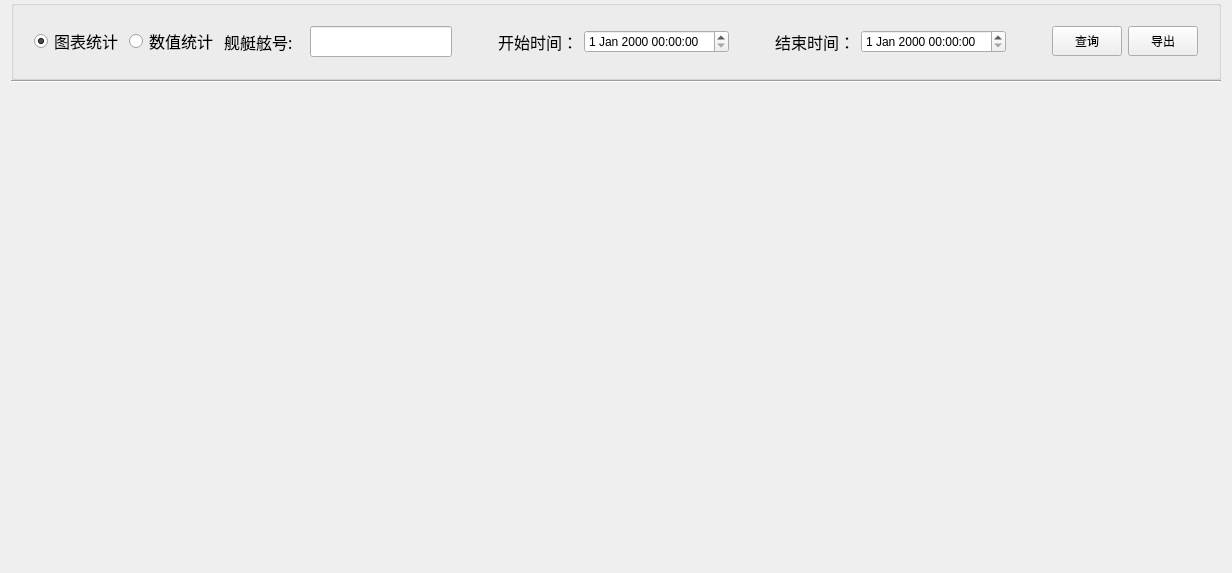
          <widget class="QWidget" name="page_main_statistics_chart">
           <property name="styleSheet">
            <string notr="true">QWidget#page_main_statistics_chart{
border-image: url(:/new/prefix1/Diagnosis_Image/BG_new.png);}</string>
           </property>
           <layout class="QVBoxLayout" name="verticalLayout_39">
            <property name="spacing">
             <number>0</number>
            </property>
            <property name="topMargin">
             <number>0</number>
            </property>
            <property name="bottomMargin">
             <number>0</number>
            </property>
            <item>
             <widget class="QGroupBox" name="groupBox_records_query_top_2">
              <property name="minimumSize">
               <size>
                <width>0</width>
                <height>80</height>
               </size>
              </property>
              <property name="maximumSize">
               <size>
                <width>16777215</width>
                <height>80</height>
               </size>
              </property>
              <property name="styleSheet">
               <string notr="true">QGroupBox#groupBox_information_feedback_top{
border: 2px solid #8f8f91;}    
</string>
              </property>
              <property name="title">
               <string/>
              </property>
              <layout class="QHBoxLayout" name="horizontalLayout_44">
               <property name="leftMargin">
                <number>11</number>
               </property>
               <property name="topMargin">
                <number>0</number>
               </property>
               <property name="rightMargin">
                <number>11</number>
               </property>
               <property name="bottomMargin">
                <number>0</number>
               </property>
               <item>
                <widget class="QWidget" name="widget_7" native="true">
                 <layout class="QHBoxLayout" name="horizontalLayout_45">
                  <item>
                   <widget class="QRadioButton" name="RbChartShow">
                    <property name="font">
                     <font>
                      <family>微软雅黑</family>
                      <pointsize>12</pointsize>
                      <weight>50</weight>
                      <italic>false</italic>
                      <bold>false</bold>
                     </font>
                    </property>
                    <property name="text">
                     <string>图表统计</string>
                    </property>
                    <property name="checked">
                     <bool>true</bool>
                    </property>
                   </widget>
                  </item>
                  <item>
                   <widget class="QRadioButton" name="RbTableShow">
                    <property name="font">
                     <font>
                      <family>微软雅黑</family>
                      <pointsize>12</pointsize>
                      <weight>50</weight>
                      <italic>false</italic>
                      <bold>false</bold>
                     </font>
                    </property>
                    <property name="text">
                     <string>数值统计</string>
                    </property>
                   </widget>
                  </item>
                  <item>
                   <widget class="QWidget" name="widget_records_query_top_4" native="true">
                    <layout class="QHBoxLayout" name="horizontalLayout_46">
                     <property name="leftMargin">
                      <number>0</number>
                     </property>
                     <property name="topMargin">
                      <number>0</number>
                     </property>
                     <property name="rightMargin">
                      <number>0</number>
                     </property>
                     <property name="bottomMargin">
                      <number>0</number>
                     </property>
                     <item>
                      <widget class="QLabel" name="label_record_query_boat_number_sign_2">
                       <property name="minimumSize">
                        <size>
                         <width>80</width>
                         <height>0</height>
                        </size>
                       </property>
                       <property name="maximumSize">
                        <size>
                         <width>80</width>
                         <height>16777215</height>
                        </size>
                       </property>
                       <property name="font">
                        <font>
                         <family>微软雅黑</family>
                         <pointsize>12</pointsize>
                         <weight>50</weight>
                         <italic>false</italic>
                         <bold>false</bold>
                        </font>
                       </property>
                       <property name="styleSheet">
                        <string notr="true">/*QLabel { 
    border-radius: 8px; 
    min-width: 120px;
    min-height: 40px;
	background-color: rgb(216, 255, 164);
	color: rgb(0, 85, 255);
	font: 75 10pt &quot;微软雅黑&quot;;
 }*/</string>
                       </property>
                       <property name="text">
                        <string>舰艇舷号:</string>
                       </property>
                      </widget>
                     </item>
                     <item>
                      <widget class="QLineEdit" name="lineEdit_record_query_boat_number_2">
                       <property name="maximumSize">
                        <size>
                         <width>150</width>
                         <height>16777215</height>
                        </size>
                       </property>
                       <property name="font">
                        <font>
                         <family>微软雅黑</family>
                         <pointsize>12</pointsize>
                         <weight>50</weight>
                         <italic>false</italic>
                         <bold>false</bold>
                        </font>
                       </property>
                      </widget>
                     </item>
                    </layout>
                   </widget>
                  </item>
                  <item>
                   <spacer name="horizontalSpacer_11">
                    <property name="orientation">
                     <enum>Qt::Horizontal</enum>
                    </property>
                    <property name="sizeHint" stdset="0">
                     <size>
                      <width>40</width>
                      <height>20</height>
                     </size>
                    </property>
                   </spacer>
                  </item>
                  <item>
                   <widget class="QWidget" name="widget_2_records_query_top_4" native="true">
                    <layout class="QHBoxLayout" name="horizontalLayout_47">
                     <property name="leftMargin">
                      <number>0</number>
                     </property>
                     <property name="topMargin">
                      <number>0</number>
                     </property>
                     <property name="rightMargin">
                      <number>0</number>
                     </property>
                     <property name="bottomMargin">
                      <number>0</number>
                     </property>
                     <item>
                      <widget class="QLabel" name="label_record_query_start_time_sign_2">
                       <property name="minimumSize">
                        <size>
                         <width>80</width>
                         <height>0</height>
                        </size>
                       </property>
                       <property name="maximumSize">
                        <size>
                         <width>80</width>
                         <height>16777215</height>
                        </size>
                       </property>
                       <property name="font">
                        <font>
                         <family>微软雅黑</family>
                         <pointsize>12</pointsize>
                         <weight>50</weight>
                         <italic>false</italic>
                         <bold>false</bold>
                        </font>
                       </property>
                       <property name="styleSheet">
                        <string notr="true">/*QLabel { 
    border-radius: 8px; 
    min-width: 120px;
    min-height: 40px;
	background-color: rgb(216, 255, 164);
	color: rgb(0, 85, 255);
	font: 75 10pt &quot;微软雅黑&quot;;
 }*/</string>
                       </property>
                       <property name="text">
                        <string>开始时间：</string>
                       </property>
                      </widget>
                     </item>
                     <item>
                      <widget class="QDateTimeEdit" name="dateTimeEdit_record_query_start_time_2">
                       <property name="minimumSize">
                        <size>
                         <width>0</width>
                         <height>23</height>
                        </size>
                       </property>
                       <property name="maximumSize">
                        <size>
                         <width>150</width>
                         <height>16777215</height>
                        </size>
                       </property>
                      </widget>
                     </item>
                    </layout>
                   </widget>
                  </item>
                  <item>
                   <spacer name="horizontalSpacer_15">
                    <property name="orientation">
                     <enum>Qt::Horizontal</enum>
                    </property>
                    <property name="sizeHint" stdset="0">
                     <size>
                      <width>40</width>
                      <height>20</height>
                     </size>
                    </property>
                   </spacer>
                  </item>
                  <item>
                   <widget class="QWidget" name="widget_3_records_query_top_4" native="true">
                    <layout class="QHBoxLayout" name="horizontalLayout_48">
                     <property name="leftMargin">
                      <number>0</number>
                     </property>
                     <property name="topMargin">
                      <number>0</number>
                     </property>
                     <property name="rightMargin">
                      <number>0</number>
                     </property>
                     <property name="bottomMargin">
                      <number>0</number>
                     </property>
                     <item>
                      <widget class="QLabel" name="label_record_query_finish_time_sign_2">
                       <property name="minimumSize">
                        <size>
                         <width>80</width>
                         <height>0</height>
                        </size>
                       </property>
                       <property name="maximumSize">
                        <size>
                         <width>80</width>
                         <height>16777215</height>
                        </size>
                       </property>
                       <property name="font">
                        <font>
                         <family>微软雅黑</family>
                         <pointsize>12</pointsize>
                         <weight>50</weight>
                         <italic>false</italic>
                         <bold>false</bold>
                        </font>
                       </property>
                       <property name="styleSheet">
                        <string notr="true">/*QLabel { 
    border-radius: 8px; 
    min-width: 120px;
    min-height: 40px;
	background-color: rgb(216, 255, 164);
	color: rgb(0, 85, 255);
	font: 75 10pt &quot;微软雅黑&quot;;
 }*/</string>
                       </property>
                       <property name="text">
                        <string>结束时间：</string>
                       </property>
                      </widget>
                     </item>
                     <item>
                      <widget class="QDateTimeEdit" name="dateTimeEdit_query_finish_time_2">
                       <property name="minimumSize">
                        <size>
                         <width>0</width>
                         <height>23</height>
                        </size>
                       </property>
                       <property name="maximumSize">
                        <size>
                         <width>150</width>
                         <height>16777215</height>
                        </size>
                       </property>
                      </widget>
                     </item>
                    </layout>
                   </widget>
                  </item>
                  <item>
                   <widget class="QWidget" name="widget_4_records_query_top_6" native="true">
                    <layout class="QHBoxLayout" name="horizontalLayout_49">
                     <property name="leftMargin">
                      <number>0</number>
                     </property>
                     <property name="topMargin">
                      <number>0</number>
                     </property>
                     <property name="rightMargin">
                      <number>0</number>
                     </property>
                     <property name="bottomMargin">
                      <number>0</number>
                     </property>
                     <item>
                      <spacer name="horizontalSpacer_12">
                       <property name="orientation">
                        <enum>Qt::Horizontal</enum>
                       </property>
                       <property name="sizeHint" stdset="0">
                        <size>
                         <width>40</width>
                         <height>20</height>
                        </size>
                       </property>
                      </spacer>
                     </item>
                     <item>
                      <widget class="QToolButton" name="toolButton_record_query_query_2">
                       <property name="minimumSize">
                        <size>
                         <width>70</width>
                         <height>30</height>
                        </size>
                       </property>
                       <property name="text">
                        <string>查询</string>
                       </property>
                      </widget>
                     </item>
                    </layout>
                   </widget>
                  </item>
                  <item>
                   <widget class="QToolButton" name="toolButton_export_statistics_chart">
                    <property name="minimumSize">
                     <size>
                      <width>70</width>
                      <height>30</height>
                     </size>
                    </property>
                    <property name="text">
                     <string>导出</string>
                    </property>
                   </widget>
                  </item>
                 </layout>
                </widget>
               </item>
              </layout>
             </widget>
            </item>
            <item>
             <widget class="Line" name="line_5">
              <property name="orientation">
               <enum>Qt::Horizontal</enum>
              </property>
             </widget>
            </item>
            <item>
             <widget class="QStackedWidget" name="stackedWidget_Analyse">
              <property name="styleSheet">
               <string notr="true">QWidget#widget_5{
;}
background-color: rgba(255, 255, 255, 0);</string>
              </property>
              <property name="currentIndex">
               <number>0</number>
              </property>
              <widget class="QWidget" name="stackedWidget_5Page1_2">
               <layout class="QGridLayout" name="gridLayout_9">
                <property name="topMargin">
                 <number>0</number>
                </property>
                <item row="0" column="0">
                 <widget class="QChartView" name="chartViewBar_repair_time">
                  <property name="styleSheet">
                   <string notr="true">background-color: rgba(255, 255, 255, 0);
</string>
                  </property>
                  <property name="sizeAdjustPolicy">
                   <enum>QAbstractScrollArea::AdjustToContents</enum>
                  </property>
                  <property name="dragMode">
                   <enum>QGraphicsView::ScrollHandDrag</enum>
                  </property>
                 </widget>
                </item>
                <item row="0" column="1">
                 <widget class="QChartView" name="chartViewBar_repair_interval">
                  <property name="styleSheet">
                   <string notr="true">background-color: rgba(255, 255, 255, 0);
</string>
                  </property>
                 </widget>
                </item>
                <item row="1" column="0">
                 <widget class="QChartView" name="chartViewBar_diagnosis_result">
                  <property name="styleSheet">
                   <string notr="true">background-color: rgba(255, 255, 255, 0);
</string>
                  </property>
                 </widget>
                </item>
                <item row="1" column="1">
                 <widget class="QChartView" name="chartViewBar_fuzzy_set">
                  <property name="styleSheet">
                   <string notr="true">background-color: rgba(255, 255, 255, 0);
</string>
                  </property>
                 </widget>
                </item>
               </layout>
              </widget>
              <widget class="QWidget" name="page_2">
               <layout class="QVBoxLayout" name="verticalLayout_45">
                <item>
                 <widget class="QGroupBox" name="groupBox_7">
                  <property name="maximumSize">
                   <size>
                    <width>16777215</width>
                    <height>500</height>
                   </size>
                  </property>
                  <property name="title">
                   <string>故障现象统计</string>
                  </property>
                  <layout class="QVBoxLayout" name="verticalLayout_46">
                   <item>
                    <widget class="QTableWidget" name="tableWidget_phenom_analysis">
                     <attribute name="verticalHeaderVisible">
                      <bool>false</bool>
                     </attribute>
                    </widget>
                   </item>
                  </layout>
                 </widget>
                </item>
                <item>
                 <widget class="QGroupBox" name="groupBox_8">
                  <property name="title">
                   <string>故障模块统计</string>
                  </property>
                  <layout class="QVBoxLayout" name="verticalLayout_47">
                   <item>
                    <widget class="QTableWidget" name="tableWidget_module_analysis">
                     <attribute name="verticalHeaderVisible">
                      <bool>false</bool>
                     </attribute>
                    </widget>
                   </item>
                  </layout>
                 </widget>
                </item>
               </layout>
              </widget>
             </widget>
            </item>
           </layout>
          </widget>
